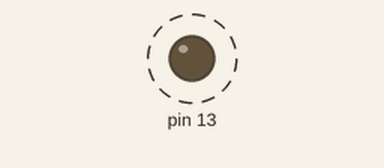
The sketch below on a simulated Arduino Uno, built with avr-gcc and run on an emulated ATmega328P. On the bench: output pins drawn as LEDs (lit = HIGH). Dashed ring = blinking.

Above: at 0.2 s.
Timing chart, 0 to 3.0 s (numbered marks = the images above):
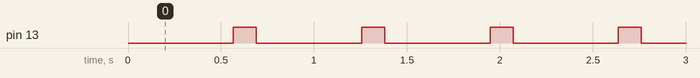

Measured:
- by itself, pin 13: alternates HIGH for 0.12 s and LOW for 0.57 s

The sketch:

damilams234.ino
```cpp
void setup() {
  // put your setup code here, to run once
  pinMode(13,OUTPUT);

}

void loop() {
  // put your main code here, to run repeatedly:
digitalWrite(13,LOW);
delay(567);
digitalWrite(13,HIGH);
delay(123);
}
```
